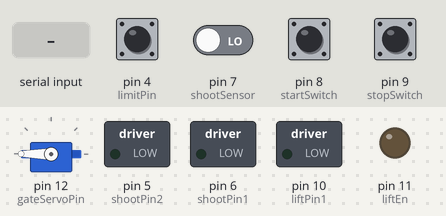
Bench run of a sketch on a simulated Arduino Uno, built with avr-gcc and run on an emulated ATmega328P. Shown: servo, switched loads named in the sketch (green lamp = pin HIGH), output pins drawn as LEDs (lit = HIGH). The inputs (shaded band) are chosen by the test bench; at power-on: pin 4 (limitPin), pin 8 (startSwitch), pin 9 (stopSwitch) HIGH, pin 7 (shootSensor) LOW.

Above: at 1.2 s.
1.3 s: pin 8 (startSwitch) pulled LOW for 0.15 s
At 1.7 s:
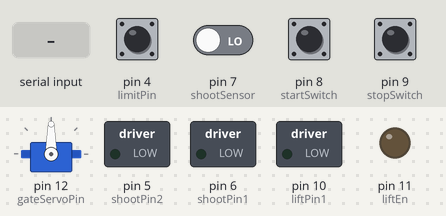
4.4 s: "G" received over the second serial link
At 6.1 s:
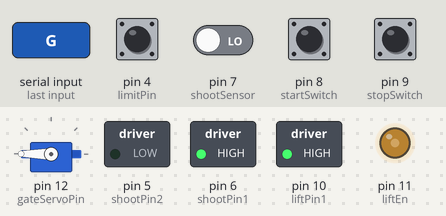
6.5 s: "N" received over the second serial link
At 6.9 s:
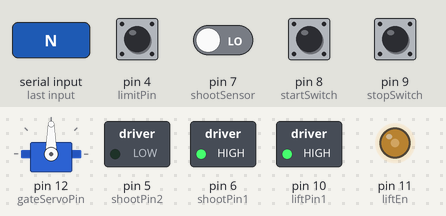
8.6 s: pin 4 (limitPin) pulsed LOW 5 times (0.12 s each, 0.3 s apart)
At 11.1 s:
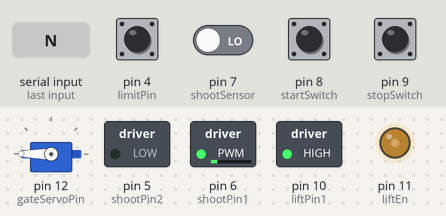
11.6 s: pin 4 (limitPin) driven LOW
At 14.4 s:
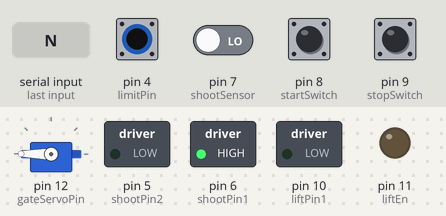
14.6 s: "G" received over the second serial link
At 15.0 s:
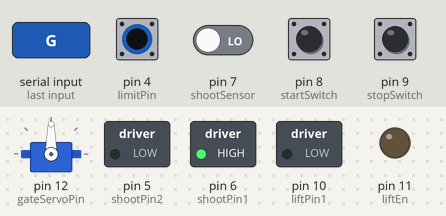
Timing chart, 0 to 17.6 s (numbered marks = the images above; inputs shaded):
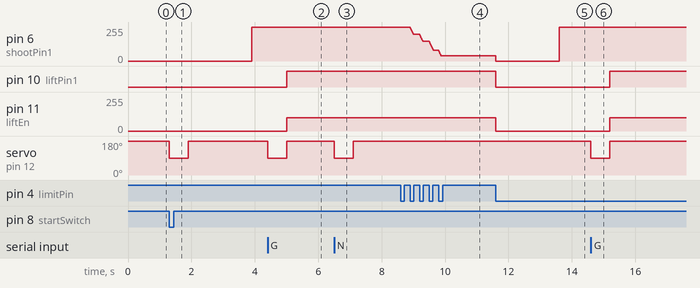

The sketch:

ARDUINO1_GATE_LIFT_SHOOT.ino
```cpp
#include <Servo.h>
#include <SoftwareSerial.h>

SoftwareSerial A2Serial(2, 3);

Servo gateServo;
const int gateServoPin = 12;
const int gateClosed   = 180;
const int gateOpen     = 90;
const unsigned long gateTime = 600;

const int liftEn    = 11;
const int liftPin1  = 10;
int       liftSpeed = 100;

const int limitPin    = 4;
const int shootPin1   = 6;
const int shootPin2   = 5;
const int shootSensor = 7;

const int startSwitch = 8;
const int stopSwitch  = 9;

const int SPEED_TABLE[] = { 255, 255, 200, 150, 80, 40, 0 };
const int TABLE_SIZE    = sizeof(SPEED_TABLE) / sizeof(SPEED_TABLE[0]);
const int           RAMP_STEP_SIZE = 5;
const unsigned long RAMP_STEP_MS   = 10;
const unsigned long SHOOT_HOLD_MS  = 800;
const unsigned long DEBOUNCE_MS    = 90;
enum ShootState { IDLE, SHOOTING, RETURNING };
ShootState shootState = IDLE;

int  clickCount      = 0;
bool lastSwitchState = HIGH;
unsigned long lastDebounceTime = 0;
unsigned long shootStartTime   = 0;
int           currentSpeed = 0;
int           rampTarget   = 0;
unsigned long lastRampTime = 0;

bool gameRunning = false;
bool stopPending = false;
bool lastStartState = HIGH;
bool lastStopState  = HIGH;


void setup() {
  A2Serial.begin(9600);

  gateServo.attach(gateServoPin);
  gateServo.write (gateClosed);

  pinMode(liftEn,   OUTPUT);
  pinMode(liftPin1, OUTPUT);

  pinMode(shootPin1,   OUTPUT);
  pinMode(shootPin2,   OUTPUT);
  pinMode(shootSensor, INPUT );
  pinMode(limitPin,    INPUT_PULLUP);

  pinMode(startSwitch, INPUT_PULLUP);
  pinMode(stopSwitch,  INPUT_PULLUP);
}


void loop() {
  checkPhysicalSwitches();

  if (A2Serial.available()) {
    char cmd = (char)A2Serial.read();

    if (cmd == 'G') {
      gameRunning = true;
      openGateLift();
    }
    else if (cmd == 'N' && gameRunning) {
      openGateLift();
    }
    else if (cmd == 'X' && gameRunning) {
      stopPending = true;
    }
  }

  if (gameRunning) {
    updateRamp();
    Shooting();
  }
}


void checkPhysicalSwitches() {
  bool startState = digitalRead(startSwitch);
  bool stopState  = digitalRead(stopSwitch);

  if (startState == LOW && lastStartState == HIGH && !gameRunning) {
    gameRunning = true;
    openGateLift();
    A2Serial.print('G');
  }

  if (stopState == LOW && lastStopState == HIGH && gameRunning) {
    stopPending = true;
    A2Serial.print('X');
  }

  lastStartState = startState;
  lastStopState  = stopState;
}


void openGateLift() {
  gateServo.write(gateOpen);
  delay(gateTime);
  gateServo.write(gateClosed);
  analogWrite (liftEn, liftSpeed);
  digitalWrite(liftPin1, HIGH);
}


void Shooting() {
  switch (shootState) {

    case IDLE:
      if (digitalRead(shootSensor) == LOW) {
        digitalWrite(liftPin1, LOW);
        analogWrite (liftEn  , 0);
        delay(2000);
        clickCount     = 0;
        shootStartTime = millis();
        motorForward(SPEED_TABLE[0]);
        currentSpeed = SPEED_TABLE[0];
        rampTarget   = SPEED_TABLE[0];
        shootState   = SHOOTING;
      }
      break;

    case SHOOTING:
      if (millis() - shootStartTime >= SHOOT_HOLD_MS) {
        motorForward(SPEED_TABLE[0]);
        currentSpeed = SPEED_TABLE[0];
        rampTarget   = SPEED_TABLE[0];
        lastRampTime = millis();
        clickCount   = 0;
        shootState   = RETURNING;
      }
      break;

    case RETURNING:
      if (readLimit()) {
        clickCount++;
        int nextSpeed = SPEED_TABLE[clickCount];

        if (nextSpeed == 0) {
          motorStop();
          currentSpeed = 0;
          rampTarget   = 0;
          clickCount   = 0;
          shootState   = IDLE;

          A2Serial.print('D');

          if (stopPending) {
            gameRunning  = false;
            stopPending  = false;
            digitalWrite(liftPin1, LOW);
            analogWrite (liftEn  , 0);
            gateServo.write(gateClosed);
          }
        } else {
          rampTarget = nextSpeed;
        }
      }
      break;

    default:
      motorStop();
      currentSpeed = 0;
      rampTarget   = 0;
      shootState   = IDLE;
      break;
  }
}

void updateRamp() {
  if (currentSpeed <= rampTarget) return;

  if (millis() - lastRampTime >= RAMP_STEP_MS) {
    lastRampTime  = millis();
    currentSpeed -= RAMP_STEP_SIZE;
    if (currentSpeed < rampTarget) currentSpeed = rampTarget;
    motorForward(currentSpeed);
  }
}

bool readLimit() {
  bool currentState = digitalRead(limitPin);

  if (currentState == LOW && lastSwitchState == HIGH) {
    if (millis() - lastDebounceTime > DEBOUNCE_MS) {
      lastDebounceTime = millis();
      lastSwitchState  = LOW;
      return true;
    }
  }

  if (currentState == HIGH) lastSwitchState = HIGH;

  return false;
}

void motorForward(int spd) {
  analogWrite(shootPin1, spd);
  analogWrite(shootPin2, 0);
}

void motorStop() {
  analogWrite(shootPin1, 0);
  analogWrite(shootPin2, 0);
}
```

Measured:
- after the input at 1.3 s, pin 6 (shootPin1): 0/255 → 255/255 after 2.6 s; servo on pin 12 (gateServoPin): 180° → 90° at once, → 180° 0.60 s later
- after the input at 4.4 s, pin 10 (liftPin1): LOW → HIGH after 0.60 s; pin 11 (liftEn): 0/255 → 100/255 after 0.60 s; servo on pin 12 (gateServoPin): 180° → 90° at once, → 180° 0.60 s later
- after the input at 6.5 s, servo on pin 12 (gateServoPin): 180° → 90° at once, → 180° 0.60 s later
- after the input at 8.6 s, pin 6 (shootPin1): moves from 255/255 to 40/255 over 0.97 s, starting after 0.30 s
- after the input at 11.6 s, pin 6 (shootPin1): 40/255 → 0/255 at once, → 255/255 2.0 s later; pin 10 (liftPin1): HIGH → LOW at once; pin 11 (liftEn): 100/255 → 0/255 at once
- after the input at 14.6 s, pin 10 (liftPin1): LOW → HIGH after 0.60 s; pin 11 (liftEn): 0/255 → 100/255 after 0.60 s; servo on pin 12 (gateServoPin): 180° → 90° at once, → 180° 0.60 s later
